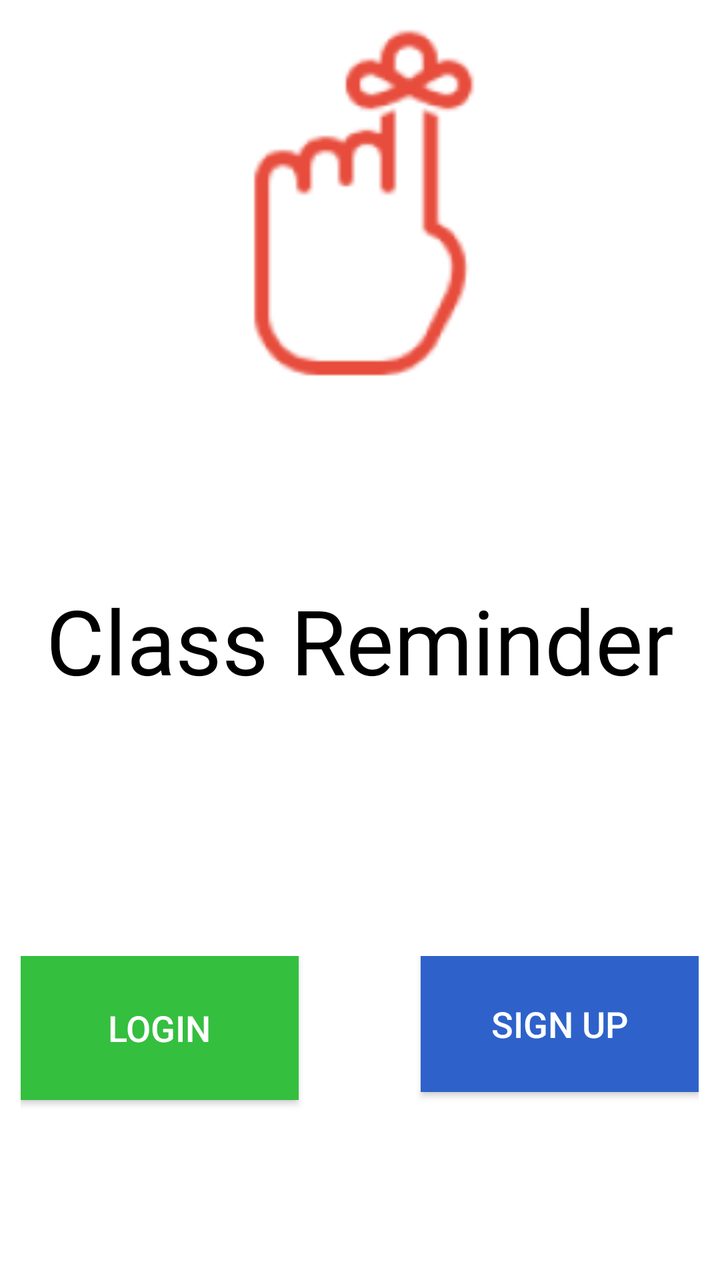
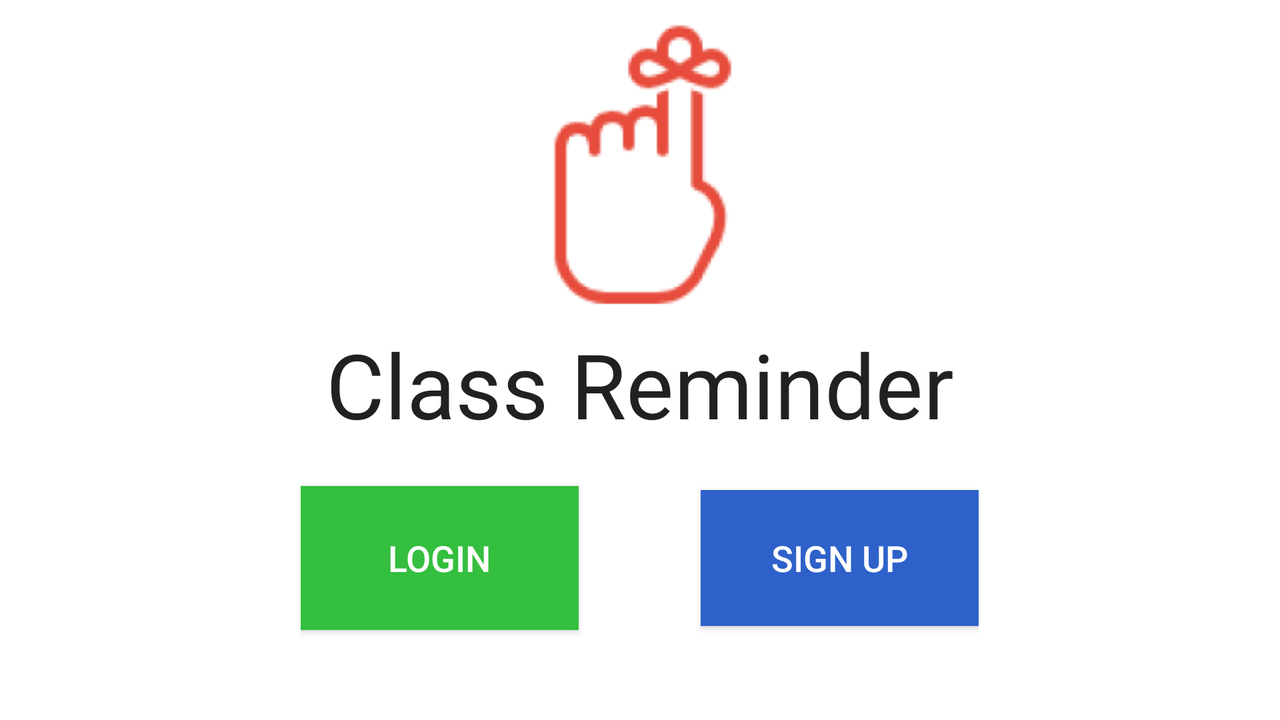

The same Android screen from two of the app's own layout files: first res/layout/ as a phone draws it, then the author's variant for another configuration, drawn on a device whose configuration selects that folder. Both files follow.
<!-- AndroidManifest.xml: activity theme FullscreenTheme -->
<!-- res/layout/activity_welcome.xml -->
<FrameLayout xmlns:android="http://schemas.android.com/apk/res/android"
    xmlns:tools="http://schemas.android.com/tools"
    android:layout_width="match_parent"
    android:layout_height="match_parent"
    android:background="#FFFFFF"
    tools:context=".WelcomeActivity">

    

    

    <LinearLayout
        android:layout_width="match_parent"
        android:layout_height="wrap_content"
        android:orientation="vertical">

        <ImageView
            android:id="@+id/imageView2"
            android:layout_width="200dp"
            android:layout_height="200dp"
            android:layout_gravity="center_horizontal|top"
            android:contentDescription="Logo"
            android:src="@mipmap/logo" />

    </LinearLayout>

    <FrameLayout
        android:layout_width="339dp"
        android:layout_height="162dp"
        android:layout_gravity="center_horizontal|bottom">

        <Button
            android:id="@+id/s_btn"
            android:layout_width="139dp"
            android:layout_height="68dp"
            android:layout_gravity="right|top"
            android:background="#2e62ca"
            android:onClick="onClick"
            android:text="Sign Up"
            android:textAlignment="center"
            android:textColor="#ffffff"
            android:textSize="@dimen/abc_text_size_medium_material" />

        <Button
            android:id="@+id/l_btn"
            android:layout_width="139dp"
            android:layout_height="72dp"
            android:layout_gravity="left|top"
            android:background="#34bf3f"
            android:onClick=""
            android:text="Login"
            android:textAlignment="center"
            android:textColor="#ffffff"
            android:textSize="@dimen/abc_text_size_medium_material" />
    </FrameLayout>

    <TextView
        android:id="@+id/welcome_logo"
        android:layout_width="wrap_content"
        android:layout_height="wrap_content"
        android:layout_gravity="center"
        android:text="Class Reminder"
        android:textAlignment="center"
        android:textAppearance="?android:attr/textAppearanceLarge"
        android:textColor="#000000"
        android:textSize="@dimen/abc_text_size_display_2_material" />

</FrameLayout>
<!-- resources referenced by this layout -->
<resources>
  <!-- mipmap logo: png bitmap (mipmap-mdpi, 1141 bytes) -->
  <style name="FullscreenTheme" parent="AppTheme">
          <item name="android:actionBarStyle">@style/FullscreenActionBarStyle</item>
          <item name="android:windowActionBarOverlay">true</item>
          <item name="android:windowBackground">@null</item>
          <item name="metaButtonBarStyle">?android:attr/buttonBarStyle</item>
          <item name="metaButtonBarButtonStyle">?android:attr/buttonBarButtonStyle</item>
      </style>
  <!-- from res/values-v21/ -->
  <style name="AppTheme" parent="@style/Theme.AppCompat.Light.NoActionBar">
          <item name="android:colorBackground">@color/background_material_light</item>
          <item name="android:windowBackground">@color/windowBackground</item>
      </style>
  <style name="FullscreenActionBarStyle" parent="android:Widget.Holo.ActionBar">
          <item name="android:background">@color/black_overlay</item>
      </style>
  <color name="background_material_light">#ffffff</color>
  <color name="windowBackground">#ffffff</color>
  <color name="black_overlay">#66000000</color>
</resources>
<!-- res/layout-land/activity_welcome.xml (the author's variant of the layout above) -->
<!-- drawn on the phone turned sideways -->
<FrameLayout xmlns:android="http://schemas.android.com/apk/res/android"
    xmlns:tools="http://schemas.android.com/tools"
    android:layout_width="match_parent"
    android:layout_height="match_parent"
    android:background="#FFFFFF"
    tools:context=".WelcomeActivity">

    

    

    <LinearLayout
        android:layout_width="match_parent"
        android:layout_height="224dp"
        android:orientation="vertical">

        <ImageView
            android:id="@+id/imageView2"
            android:layout_width="162dp"
            android:layout_height="162dp"
            android:layout_gravity="center_horizontal|top"
            android:contentDescription="Logo"
            android:src="@mipmap/ic_launcher" />

        <TextView
            android:id="@+id/welcome_logo"
            android:layout_width="wrap_content"
            android:layout_height="94dp"
            android:layout_gravity="center"
            android:text="Class Reminder"
            android:textAlignment="center"
            android:textAppearance="?android:attr/textAppearanceLarge"
            android:textSize="@dimen/abc_text_size_display_2_material" />
    </LinearLayout>

    <FrameLayout
        android:layout_width="339dp"
        android:layout_height="162dp"
        android:layout_gravity="center_horizontal|bottom">

        <Button
            android:id="@+id/l_btn"
            android:layout_width="139dp"
            android:layout_height="72dp"
            android:layout_gravity="left|center_vertical"
            android:background="#34bf3f"
            android:onClick=""
            android:text="Login"
            android:textAlignment="center"
            android:textColor="#ffffff"
            android:textSize="@dimen/abc_text_size_medium_material" />

        <Button
            android:id="@+id/s_btn"
            android:layout_width="139dp"
            android:layout_height="68dp"
            android:layout_gravity="right|center_vertical"
            android:background="#2e62ca"
            android:onClick="onClick"
            android:text="Sign Up"
            android:textAlignment="center"
            android:textColor="#ffffff"
            android:textSize="@dimen/abc_text_size_medium_material" />
    </FrameLayout>

</FrameLayout>
<!-- resources referenced by the variant -->
<!-- as the phone turned sideways resolves them -->
<resources>
  <!-- mipmap ic_launcher: png bitmap (mipmap-hdpi, 1853 bytes) -->
  <style name="FullscreenTheme" parent="AppTheme">
          <item name="android:actionBarStyle">@style/FullscreenActionBarStyle</item>
          <item name="android:windowActionBarOverlay">true</item>
          <item name="android:windowBackground">@null</item>
          <item name="metaButtonBarStyle">?android:attr/buttonBarStyle</item>
          <item name="metaButtonBarButtonStyle">?android:attr/buttonBarButtonStyle</item>
      </style>
  <!-- from res/values-v21/ -->
  <style name="AppTheme" parent="@style/Theme.AppCompat.Light.NoActionBar">
          <item name="android:colorBackground">@color/background_material_light</item>
          <item name="android:windowBackground">@color/windowBackground</item>
      </style>
  <style name="FullscreenActionBarStyle" parent="android:Widget.Holo.ActionBar">
          <item name="android:background">@color/black_overlay</item>
      </style>
  <color name="background_material_light">#ffffff</color>
  <color name="windowBackground">#ffffff</color>
  <color name="black_overlay">#66000000</color>
</resources>
